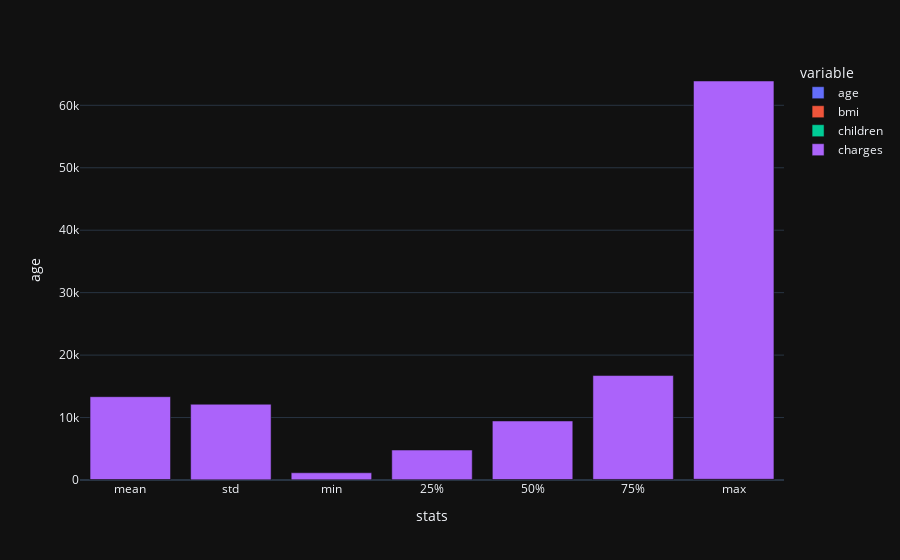

The cell this chart's notebook holds for it:
### Code cell
titles = ["mean", "std", "mode", "min", "25%", "50%", "75%", "max"]
print(data.age.describe().to_dict())

fig  = px.bar(data.describe()[1:])
fig.update_layout(xaxis_title="stats", yaxis_title="age")
fig.show()



# print(np.mean(data.age))
# print(np.std(data.age))
# print(sts.mode(data.age).__getitem__(0)[0])
# print(np.min(data.age))
# print(np.max(data.age))
# print(np.percentile(data.age, q=75))

### Figure 1 — Plotly figure (JSON) as saved in the notebook; plotly's stock layout.template omitted (floating-point values rounded to 4 significant figures)
{"data": [{"alignmentgroup": "True", "hovertemplate": "variable=age<br>index=%{x}<br>value=%{y}<extra></extra>", "legendgroup": "age", "marker": {"color": "#636efa", "pattern": {"shape": ""}}, "name": "age", "offsetgroup": "age", "orientation": "v", "showlegend": true, "textposition": "auto", "x": ["mean", "std", "min", "25%", "50%", "75%", "max"], "xaxis": "x", "y": [39.21, 14.05, 18.0, 27.0, 39.0, 51.0, 64.0], "yaxis": "y", "type": "bar"}, {"alignmentgroup": "True", "hovertemplate": "variable=bmi<br>index=%{x}<br>value=%{y}<extra></extra>", "legendgroup": "bmi", "marker": {"color": "#EF553B", "pattern": {"shape": ""}}, "name": "bmi", "offsetgroup": "bmi", "orientation": "v", "showlegend": true, "textposition": "auto", "x": ["mean", "std", "min", "25%", "50%", "75%", "max"], "xaxis": "x", "y": [30.66, 6.098, 15.96, 26.3, 30.4, 34.69, 53.13], "yaxis": "y", "type": "bar"}, {"alignmentgroup": "True", "hovertemplate": "variable=children<br>index=%{x}<br>value=%{y}<extra></extra>", "legendgroup": "children", "marker": {"color": "#00cc96", "pattern": {"shape": ""}}, "name": "children", "offsetgroup": "children", "orientation": "v", "showlegend": true, "textposition": "auto", "x": ["mean", "std", "min", "25%", "50%", "75%", "max"], "xaxis": "x", "y": [1.095, 1.205, 0.0, 0.0, 1.0, 2.0, 5.0], "yaxis": "y", "type": "bar"}, {"alignmentgroup": "True", "hovertemplate": "variable=charges<br>index=%{x}<br>value=%{y}<extra></extra>", "legendgroup": "charges", "marker": {"color": "#ab63fa", "pattern": {"shape": ""}}, "name": "charges", "offsetgroup": "charges", "orientation": "v", "showlegend": true, "textposition": "auto", "x": ["mean", "std", "min", "25%", "50%", "75%", "max"], "xaxis": "x", "y": [13270.0, 12110.0, 1122.0, 4740.0, 9382.0, 16640.0, 63770.0], "yaxis": "y", "type": "bar"}], "layout": {"xaxis": {"anchor": "y", "domain": [0.0, 1.0], "title": {"text": "stats"}}, "yaxis": {"anchor": "x", "domain": [0.0, 1.0], "title": {"text": "age"}}, "legend": {"title": {"text": "variable"}, "tracegroupgap": 0}, "margin": {"t": 60}, "barmode": "relative"}}
